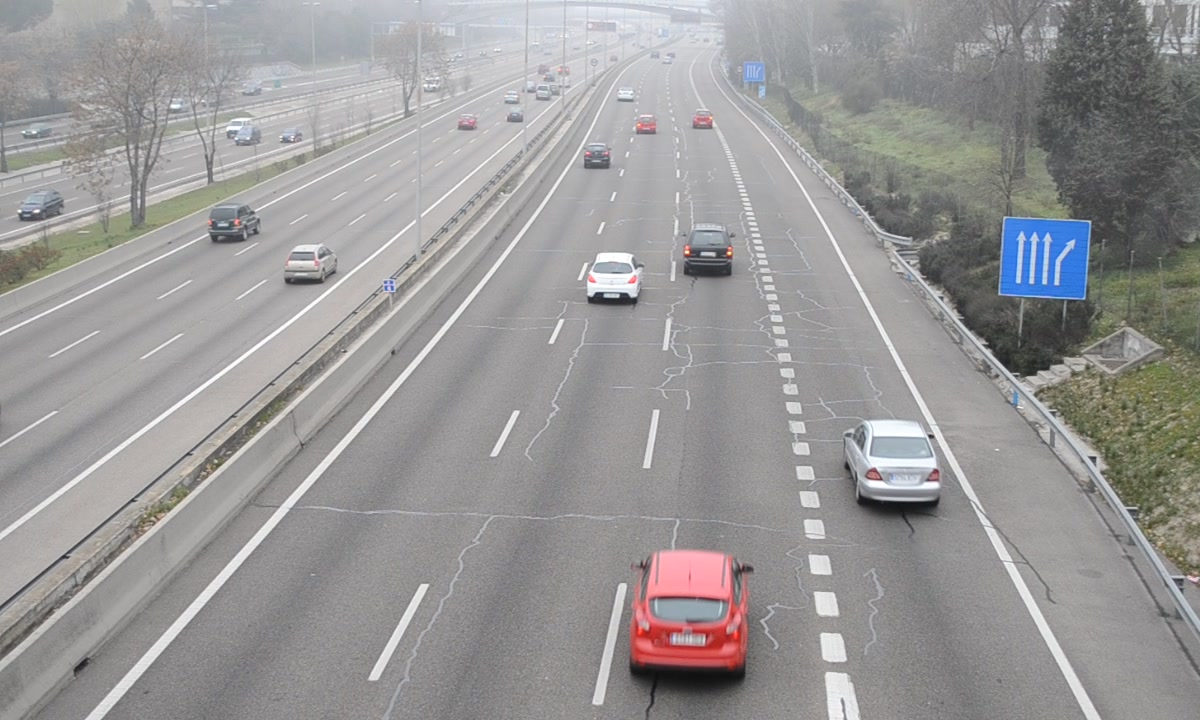
#> input picture Lab_2_Draw_on_image/vehicular_traffic.jpg, 1200 x 720 px, given in place of the camera
$ jupyter execute Lab_06.ipynb   (text cells are left out)
#> lines starting #> are read from the running program, lines starting #| are printed output that depends on the picture; after the words box and inside, x2 and y2 are one past the last pixel; in counts of white or black regions, pixels touching at a corner belong together
[cell 1]
import cv2
colour_space_list = [i for i in dir(cv2) if i.startswith('COLOR_')]
print(colour_space_list)

[cell 2]
"""
	change_colour_space.py

	This code segments blue color objects. Then makes an
	AND-bitwise operation between the mask and input images.
	author: Miguel Benavides, Laura Morales
	date created: 13 Marz 2018
	universidad de monterrey
"""

# import required libraries
import numpy as np
import matplotlib.pyplot as plt
import cv2

# initialise a video capture object
cap = cv2.VideoCapture(0)

if cap.isOpened() == False:
	print('Unable to open the camera')
	exit()

while(True):

	# grab current frame
	cf, frame = cap.read()
#> frame is the input picture: shape (720, 1200, 3); mean B, G, R 151.1, 151.1, 152.5

	# convert BGR to HSV
	hsv = cv2.cvtColor(frame, cv2.COLOR_BGR2HSV)
#> hsv: shape (720, 1200, 3); mean H, S, V 90.9, 11, 155.2


	# ----- Tune these parameters so that blue-colour  ------ #
	# ----- objects can be detected                    ------ #
	h_val_l = 80
	h_val_h = 120
	s_val_l = 100
	v_val_l = 100
	lower_blue = np.array([h_val_l,s_val_l, v_val_l])
	upper_blue = np.array([h_val_h, 255, 255])
	# ------------------------------------------------------- #

	# ----- Tune these parameters so that red-colour   ------ #
	# ----- objects can be detected                    ------ #
	h_val_l = 160
	h_val_h = 200
	s_val_l = 100
	v_val_l = 100
	lower_red = np.array([h_val_l,s_val_l, v_val_l])
	upper_red = np.array([h_val_h, 255, 255])
	# ------------------------------------------------------- #

	# ----- Tune these parameters so that yellow-colour------ #
	# ----- objects can be detected                    ------ #
	h_val_l = 10
	h_val_h = 50
	s_val_l = 100
	v_val_l = 100
	lower_yellow = np.array([h_val_l,s_val_l, v_val_l])
	upper_yellow = np.array([h_val_h, 255, 255])
	# ------------------------------------------------------- #

	# ----- Tune these parameters so that violet-colour------ #
	# ----- objects can be detected                    ------ #
	h_val_l = 130
	h_val_h = 170
	s_val_l = 100
	v_val_l = 100
	lower_violet = np.array([h_val_l,s_val_l, v_val_l])
	upper_violet = np.array([h_val_h, 255, 255])
	# ------------------------------------------------------- #


	# threshold the hsv image so that only the respective colour pixels are kept
	maskblue = cv2.inRange(hsv, lower_blue, upper_blue)
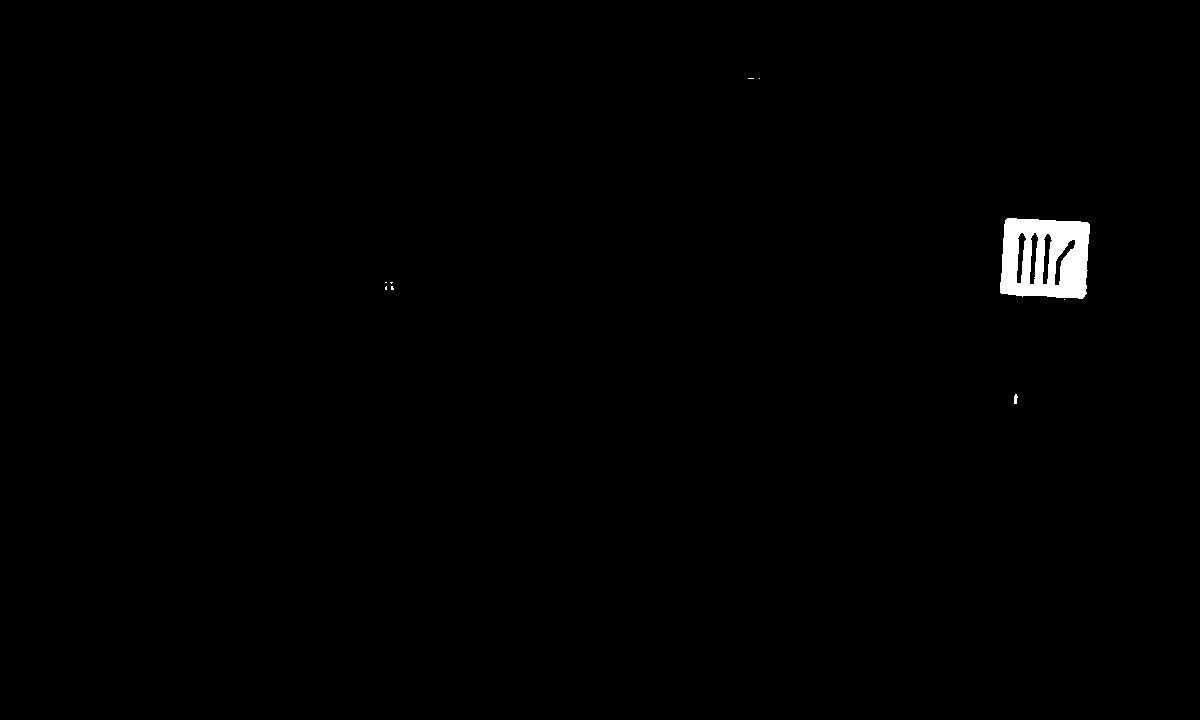
#> maskblue: shape (720, 1200); 0.66% white; 9 white regions (7 under 20 px), largest, box (x1, y1, x2, y2) and area: (1000, 218, 1090, 299) 5627, (1014, 394, 1018, 404) 30
	maskred = cv2.inRange(hsv, lower_red, upper_red)
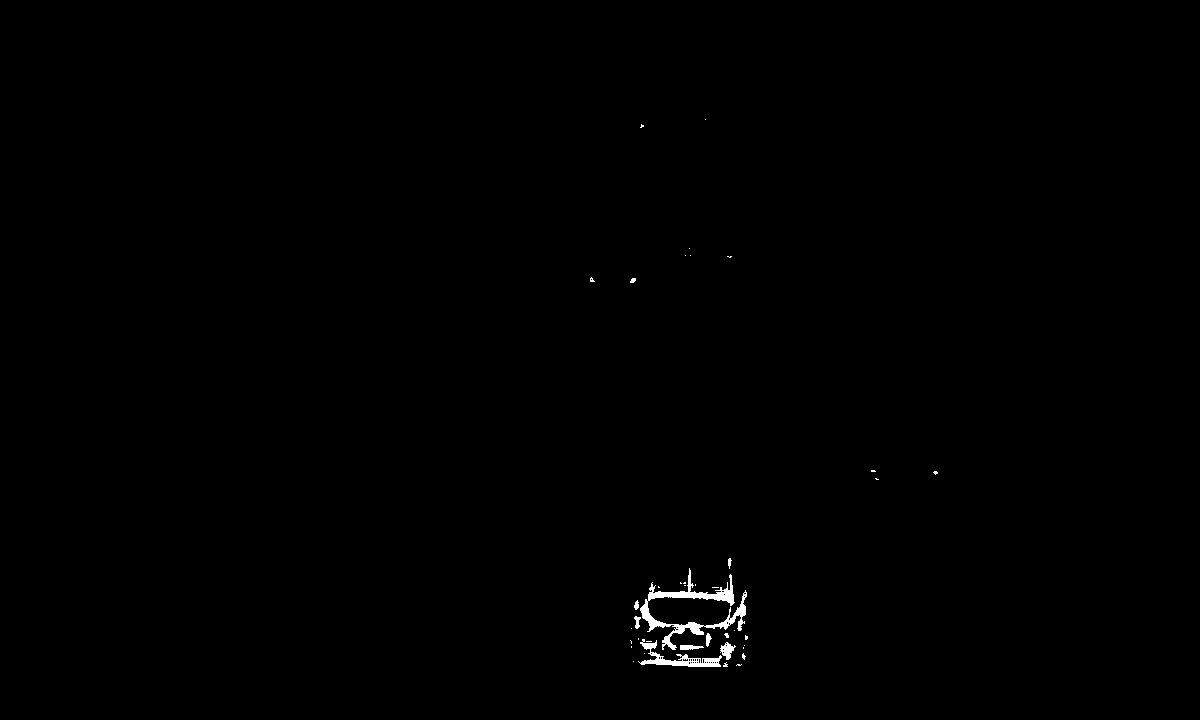
#> maskred: shape (720, 1200); 0.36% white; 40 white regions (31 under 20 px), largest, box (x1, y1, x2, y2) and area: (640, 568, 747, 650) 1806, (638, 639, 722, 667) 686, (720, 642, 736, 660) 150
	maskyellow = cv2.inRange(hsv, lower_yellow, upper_yellow)
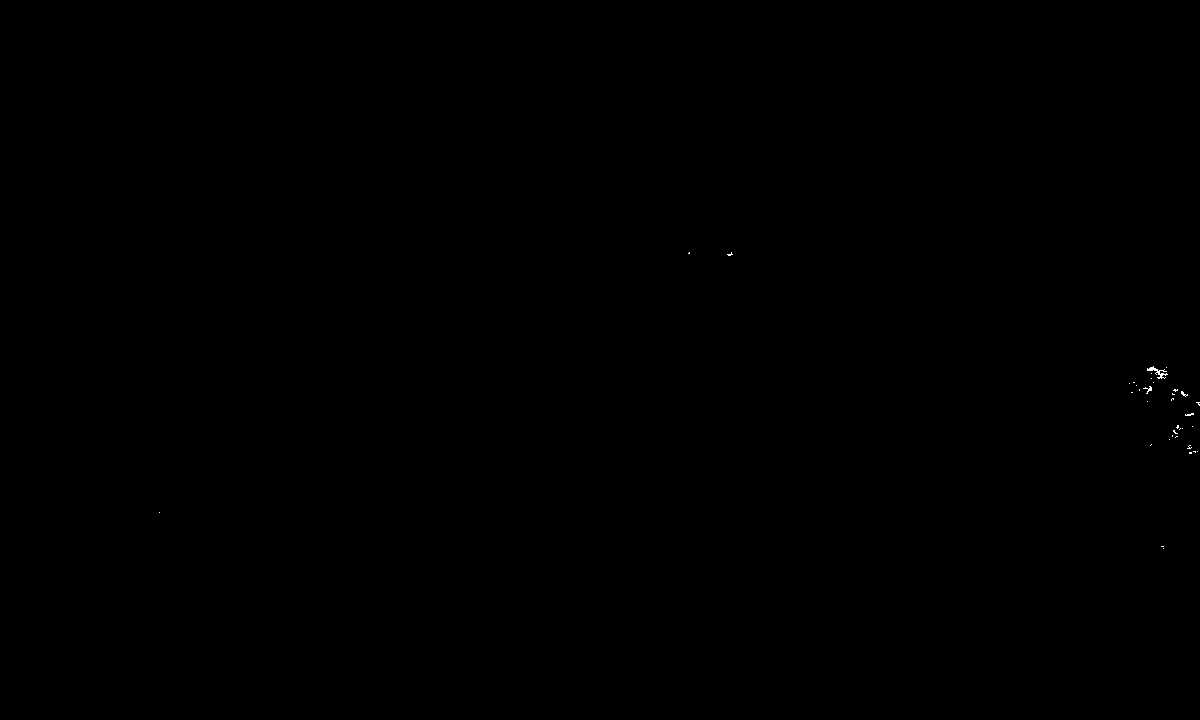
#> maskyellow: shape (720, 1200); 0.03% white in thin lines or dots, all inside (x1, y1, x2, y2) = (159, 252, 1200, 549)
	maskviolet = cv2.inRange(hsv, lower_violet, upper_violet)
#> maskviolet: shape (720, 1200); 0% white in thin lines or dots, all inside (x1, y1, x2, y2) = (729, 257, 730, 258)

	# AND-bitwise operation between the mask and input images
	blue_object_img = cv2.bitwise_and(frame, frame, mask=maskblue)
	red_object_img = cv2.bitwise_and(frame, frame, mask=maskred)
	yellow_object_img = cv2.bitwise_and(frame, frame, mask=maskyellow)
	violet_object_img = cv2.bitwise_and(frame, frame, mask=maskviolet)

	# ADD operation between the 4 colours images
	multicolour_object_img = cv2.add(blue_object_img, red_object_img)
	multicolour_object_img = cv2.add(multicolour_object_img, yellow_object_img)
	multicolour_object_img = cv2.add(multicolour_object_img, violet_object_img)

	# visualise current frame
	cv2.imshow('frame',frame)

	# visualise mask image
	cv2.imshow('maskblue', maskblue)
	cv2.imshow('maskred', maskred)
	cv2.imshow('maskyellow', maskyellow)
	cv2.imshow('maskviolet', maskviolet)

	# visualise segmented blue object
	cv2.imshow('blue object', blue_object_img)
	cv2.imshow('red object', red_object_img)
	cv2.imshow('yellow object', yellow_object_img)
	cv2.imshow('violet object', violet_object_img)
	cv2.imshow('multicolour object', multicolour_object_img)

	# Display the resulting frame
	if cv2.waitKey(1) & 0xFF == ord('q'):
#> (key q is pressed here)
		break

# When everything done, release the capture
cap.release()
cv2.destroyAllWindows()
